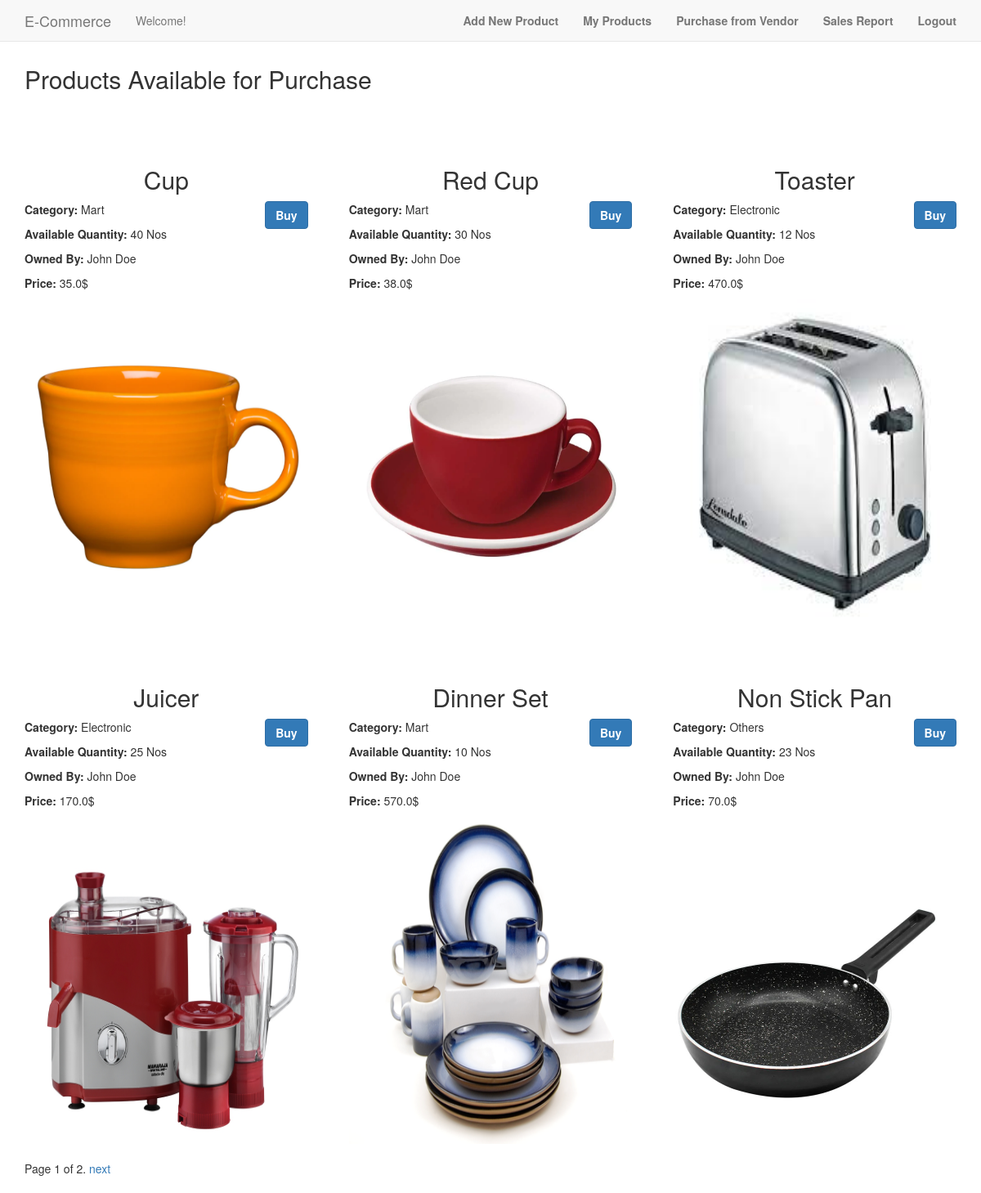
The app's page /products/list/all (signed in), older data.
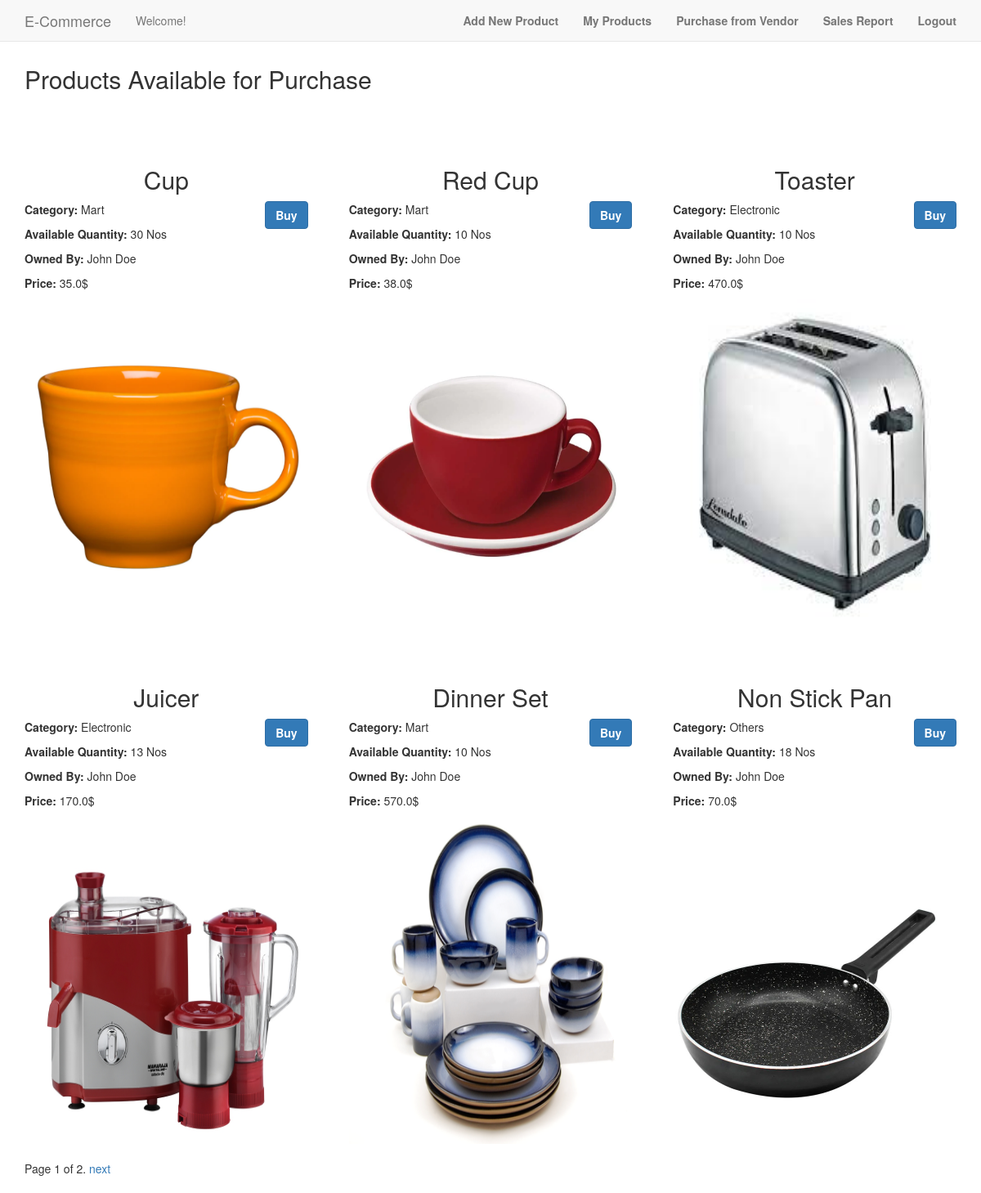
The same page, newer data.
### products/models.py (models this page shows, shortened)
class Product(models.Model):
    COSMETICS = ('cosmetic', 'Cosmetic')
    MART = ('mart', 'Mart')
    GROCERIES = ('groceries', 'Groceries')
    HEALTH = ('health', 'Health')
    FASHION = ('fashion', 'Fashion')
    ELECTRONIC = ('electronic', 'Electronic')
    MOBILE = ('mobile', 'Mobile')
    SPORTS = ('sports', 'Sports')
    DIGITAL = ('digital', 'Digital')
    FOOD = ('food', 'Food')
    OTHERS = ('others', 'Others')
    CATEGORY_CHOICES = (
        COSMETICS,
        MART,
        GROCERIES,
        HEALTH,
        FASHION,
        ELECTRONIC,
        MOBILE,
        SPORTS,
        DIGITAL,
        FOOD,
        OTHERS
    )
    NOS = ('nos', 'Nos')
    DOZEN = ('dozen', 'Dozen')
    KGS = ('kgs', 'Kgs')
    METER = ('meter', 'Meter')
    SQFT = ('sqft', 'Sqft')
    SQM = ('sqm', 'sqm')
    UNIT_CHOICES = (
        NOS,
        DOZEN,
        KGS,
        METER,
        SQFT,
        SQM
    )
    name = models.CharField(max_length=250, null=False, blank=False)
    category = models.CharField(max_length=10, choices=CATEGORY_CHOICES, default=OTHERS[0])
    unit = models.CharField(max_length=10, choices=UNIT_CHOICES, default=NOS[0])
    picture = models.ImageField(upload_to='product_pic', default='product_default.png')
    description = models.TextField(null=True, blank=True)
    in_stock = models.IntegerField(default=0)
    owned_by = models.ForeignKey(User, on_delete=models.CASCADE, related_name='products', blank=False)
    created_on = models.DateTimeField(auto_now_add=True)
    modified_on = models.DateTimeField(auto_now=True)
    bought_on = models.DateField(blank=True, null=True)
    latest_price = models.FloatField(blank=False, null=False)
    key = models.UUIDField(default=uuid.uuid4)

### users/models.py (models this page shows)
class User(AbstractUser):
    VENDOR = ('vendor', 'Vendor')
    RETAILER = ('retailer', 'Retailer')
    BUYER = ('buyer', 'Buyer')
    CATEGORY_CHOICES = (
        VENDOR,
        RETAILER,
        BUYER,
    )
    profile_pic = models.ImageField(upload_to='profile_pic', default='default_profile_pic.jpg')
    category = models.CharField(max_length=10, choices=CATEGORY_CHOICES, default=BUYER[0])
    biography = models.TextField(null=True, blank=True)

### products/views.py (the view)
# urls.py: path('list/all', AllListProduct.as_view(), name='all_list_products'),
class AllListProduct(LoginRequiredMixin, ListView):
    login_url = reverse_lazy('login')
    model = Product
    paginate_by = 6
    context_object_name = 'products'
    template_name = 'all_list_products.html'
    def get_queryset(self):
        if self.request.user.category == User.RETAILER[0]:
            return Product.objects.filter(owned_by__category=User.VENDOR[0])
        elif self.request.user.category == User.BUYER[0]:
            return Product.objects.filter(owned_by__category=User.RETAILER[0])
        else:
            return Product.objects.none()

### products/templates/all_list_products.html (shortened to what this page needs)
{% extends "base.html" %}
{% block content %}
    <h2>Products Available for Purchase</h2>
    <br/><br/><br/>
    <div class="grid">
        {% for product in products %}
        <div class="grid-object">
            <h2>{{product.name}}</h2>
            <a class="btn btn-primary button" href="{% url 'detail_product' pk=product.id %}"><b>Buy</b></a>
            <p><b>Category:</b> {{product.get_category_display}}</p>
            <p><b>Available Quantity:</b> {{product.in_stock}}   {{product.get_unit_display}}</p>
            <p><b>Owned By:</b> {{product.owned_by.get_full_name}}</p>
            <p><b>Price:</b> {{product.latest_price}}$</p>
            <div><img src="{{product.picture.url}}" width="100%" height="400px"></div>
        </div>
        {% endfor %}
    </div>
    <div class="pagination">
        <span class="page-links">
                <span class="page-current">
                    Page {{ page_obj.number }} of {{ page_obj.paginator.num_pages }}.
                </span>
            {% if page_obj.has_next %}
                <a href="?page={{ page_obj.next_page_number }}">next</a>
            {% endif %}
        </span>
    </div>
{% endblock %}

Row changes from the older to the newer data that the page shows:
changed Product "Cup": in_stock "40" → "30"
changed Product "Red Cup": in_stock "30" → "10"
changed Product "Toaster": in_stock "12" → "10"
changed Product "Juicer": in_stock "25" → "13"
changed Product "Non Stick Pan": in_stock "23" → "18"
